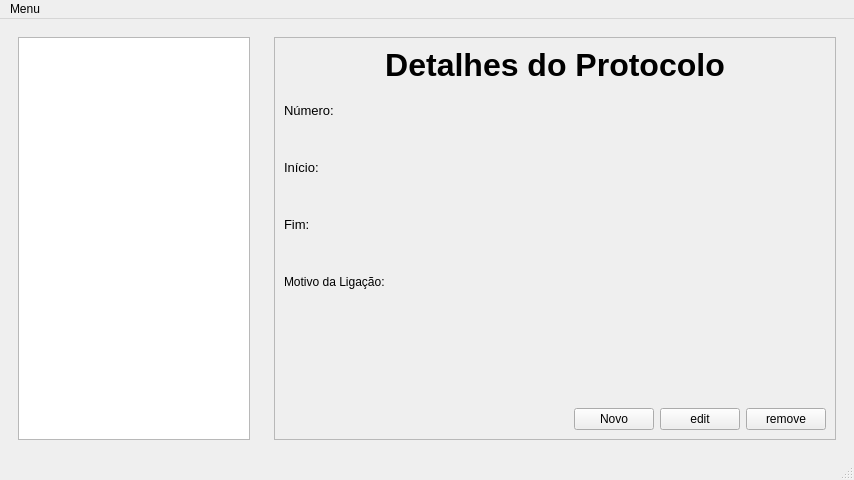
<?xml version="1.0" encoding="UTF-8"?>
<ui version="4.0">
 <class>MainWindow</class>
 <widget class="QMainWindow" name="MainWindow">
  <property name="geometry">
   <rect>
    <x>0</x>
    <y>0</y>
    <width>854</width>
    <height>480</height>
   </rect>
  </property>
  <property name="windowTitle">
   <string>MainWindow</string>
  </property>
  <widget class="QWidget" name="centralwidget">
   <layout class="QHBoxLayout" name="horizontalLayout">
    <item>
     <widget class="QWidget" name="widget" native="true">
      <property name="maximumSize">
       <size>
        <width>250</width>
        <height>16777215</height>
       </size>
      </property>
      <layout class="QHBoxLayout" name="horizontalLayout_2">
       <item>
        <widget class="QListWidget" name="listProtocolo"/>
       </item>
      </layout>
     </widget>
    </item>
    <item>
     <widget class="QWidget" name="widget_2" native="true">
      <layout class="QHBoxLayout" name="horizontalLayout_3">
       <item>
        <widget class="QScrollArea" name="scrollArea">
         <property name="widgetResizable">
          <bool>true</bool>
         </property>
         <widget class="QWidget" name="scrollAreaWidgetContents">
          <property name="geometry">
           <rect>
            <x>0</x>
            <y>0</y>
            <width>560</width>
            <height>401</height>
           </rect>
          </property>
          <layout class="QVBoxLayout" name="verticalLayout_5">
           <item>
            <widget class="QLabel" name="label">
             <property name="maximumSize">
              <size>
               <width>16777215</width>
               <height>50</height>
              </size>
             </property>
             <property name="font">
              <font>
               <pointsize>24</pointsize>
               <weight>75</weight>
               <bold>true</bold>
              </font>
             </property>
             <property name="text">
              <string>Detalhes do Protocolo</string>
             </property>
             <property name="alignment">
              <set>Qt::AlignHCenter|Qt::AlignTop</set>
             </property>
            </widget>
           </item>
           <item>
            <layout class="QVBoxLayout" name="verticalLayout">
             <item>
              <widget class="QLabel" name="label_2">
               <property name="maximumSize">
                <size>
                 <width>16777215</width>
                 <height>15</height>
                </size>
               </property>
               <property name="font">
                <font>
                 <pointsize>10</pointsize>
                 <weight>50</weight>
                 <bold>false</bold>
                </font>
               </property>
               <property name="text">
                <string>Número:</string>
               </property>
              </widget>
             </item>
             <item>
              <widget class="QLabel" name="lbNumber">
               <property name="maximumSize">
                <size>
                 <width>16777215</width>
                 <height>30</height>
                </size>
               </property>
               <property name="font">
                <font>
                 <pointsize>18</pointsize>
                 <weight>75</weight>
                 <italic>false</italic>
                 <bold>true</bold>
                </font>
               </property>
               <property name="text">
                <string/>
               </property>
               <property name="alignment">
                <set>Qt::AlignLeading|Qt::AlignLeft|Qt::AlignTop</set>
               </property>
               <property name="textInteractionFlags">
                <set>Qt::LinksAccessibleByMouse|Qt::TextSelectableByKeyboard|Qt::TextSelectableByMouse</set>
               </property>
              </widget>
             </item>
            </layout>
           </item>
           <item>
            <layout class="QVBoxLayout" name="verticalLayout_2">
             <item>
              <widget class="QLabel" name="label_4">
               <property name="maximumSize">
                <size>
                 <width>16777215</width>
                 <height>15</height>
                </size>
               </property>
               <property name="font">
                <font>
                 <pointsize>10</pointsize>
                 <weight>50</weight>
                 <bold>false</bold>
                </font>
               </property>
               <property name="text">
                <string>Início:</string>
               </property>
              </widget>
             </item>
             <item>
              <widget class="QLabel" name="lbStart">
               <property name="maximumSize">
                <size>
                 <width>16777215</width>
                 <height>30</height>
                </size>
               </property>
               <property name="font">
                <font>
                 <pointsize>18</pointsize>
                 <weight>75</weight>
                 <italic>false</italic>
                 <bold>true</bold>
                </font>
               </property>
               <property name="text">
                <string/>
               </property>
               <property name="alignment">
                <set>Qt::AlignLeading|Qt::AlignLeft|Qt::AlignTop</set>
               </property>
               <property name="textInteractionFlags">
                <set>Qt::LinksAccessibleByMouse|Qt::TextSelectableByKeyboard|Qt::TextSelectableByMouse</set>
               </property>
              </widget>
             </item>
            </layout>
           </item>
           <item>
            <layout class="QVBoxLayout" name="verticalLayout_3">
             <item>
              <widget class="QLabel" name="label_6">
               <property name="maximumSize">
                <size>
                 <width>16777215</width>
                 <height>15</height>
                </size>
               </property>
               <property name="font">
                <font>
                 <pointsize>10</pointsize>
                 <weight>50</weight>
                 <bold>false</bold>
                </font>
               </property>
               <property name="text">
                <string>Fim:</string>
               </property>
              </widget>
             </item>
             <item>
              <widget class="QLabel" name="lbEnd">
               <property name="maximumSize">
                <size>
                 <width>16777215</width>
                 <height>30</height>
                </size>
               </property>
               <property name="font">
                <font>
                 <pointsize>18</pointsize>
                 <weight>75</weight>
                 <italic>false</italic>
                 <bold>true</bold>
                </font>
               </property>
               <property name="text">
                <string/>
               </property>
               <property name="alignment">
                <set>Qt::AlignLeading|Qt::AlignLeft|Qt::AlignTop</set>
               </property>
               <property name="textInteractionFlags">
                <set>Qt::LinksAccessibleByMouse|Qt::TextSelectableByKeyboard|Qt::TextSelectableByMouse</set>
               </property>
              </widget>
             </item>
            </layout>
           </item>
           <item>
            <layout class="QVBoxLayout" name="verticalLayout_4">
             <item>
              <widget class="QLabel" name="label_8">
               <property name="maximumSize">
                <size>
                 <width>16777215</width>
                 <height>15</height>
                </size>
               </property>
               <property name="text">
                <string>Motivo da Ligação: </string>
               </property>
              </widget>
             </item>
             <item>
              <widget class="QLabel" name="lbReason">
               <property name="font">
                <font>
                 <pointsize>14</pointsize>
                </font>
               </property>
               <property name="text">
                <string/>
               </property>
               <property name="alignment">
                <set>Qt::AlignJustify|Qt::AlignVCenter</set>
               </property>
               <property name="wordWrap">
                <bool>true</bool>
               </property>
               <property name="textInteractionFlags">
                <set>Qt::LinksAccessibleByMouse|Qt::TextSelectableByKeyboard|Qt::TextSelectableByMouse</set>
               </property>
              </widget>
             </item>
            </layout>
           </item>
           <item>
            <layout class="QHBoxLayout" name="horizontalLayout_4">
             <item>
              <spacer name="horizontalSpacer">
               <property name="orientation">
                <enum>Qt::Horizontal</enum>
               </property>
               <property name="sizeHint" stdset="0">
                <size>
                 <width>40</width>
                 <height>20</height>
                </size>
               </property>
              </spacer>
             </item>
             <item>
              <widget class="QPushButton" name="btnNew">
               <property name="text">
                <string>Novo</string>
               </property>
              </widget>
             </item>
             <item>
              <widget class="QPushButton" name="btnEdit">
               <property name="text">
                <string>edit</string>
               </property>
              </widget>
             </item>
             <item>
              <widget class="QPushButton" name="btnRemove">
               <property name="text">
                <string>remove</string>
               </property>
              </widget>
             </item>
            </layout>
           </item>
          </layout>
         </widget>
        </widget>
       </item>
      </layout>
     </widget>
    </item>
   </layout>
  </widget>
  <widget class="QMenuBar" name="menubar">
   <property name="geometry">
    <rect>
     <x>0</x>
     <y>0</y>
     <width>854</width>
     <height>21</height>
    </rect>
   </property>
   <widget class="QMenu" name="menuArquivo">
    <property name="title">
     <string>Menu</string>
    </property>
    <widget class="QMenu" name="menubackup">
     <property name="title">
      <string>Backup</string>
     </property>
     <addaction name="actionRealizarBackup"/>
     <addaction name="actionRestaurarBackup"/>
    </widget>
    <addaction name="actionNovo"/>
    <addaction name="separator"/>
    <addaction name="menubackup"/>
    <addaction name="separator"/>
    <addaction name="actionSobre"/>
    <addaction name="actionFechar"/>
   </widget>
   <addaction name="menuArquivo"/>
  </widget>
  <widget class="QStatusBar" name="statusbar"/>
  <action name="actionNovo">
   <property name="text">
    <string>Novo</string>
   </property>
  </action>
  <action name="actionSobre">
   <property name="text">
    <string>Sobre</string>
   </property>
  </action>
  <action name="actionFechar">
   <property name="text">
    <string>Fechar</string>
   </property>
  </action>
  <action name="actionRealizarBackup">
   <property name="text">
    <string>Realizar Backup</string>
   </property>
  </action>
  <action name="actionRestaurarBackup">
   <property name="text">
    <string>Restaurar Backup</string>
   </property>
  </action>
 </widget>
 <resources/>
 <connections/>
</ui>
